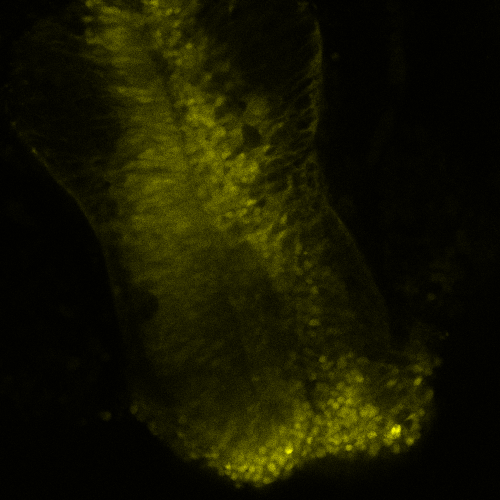
%> input picture Figure 7 - Spatial period analysis/Fig 7A-B - Image analysis pipeline/data/Exp1_2023_10_13/LatA 100nM/Slice 2/Lat A 100nM Slice2 z18.png, 1000 x 1000 px (shown at 1/2 size)
$ octave Slice2_100nM.m   (GNU Octave 9; MATLAB toolbox functions it lacks are replaced by stand-ins)
%> lines starting %> are read from the running program, lines starting %| are printed output that depends on the picture
clear, clc, close all

polyNum = 4;

%% load data and rotate
imag=imread('Lat A 100nM Slice2 z18.png');
%> imag is the input picture: size 1000x1000x3 uint8; mean R, G, B 21.7, 21.7, 0
dx=1/2.35; % Magnification factor pixels/um
figure(1), clf, subplot(121), imshow(imag)
title('Raw data')
im=imrotate(imag,160,'bilinear','crop');
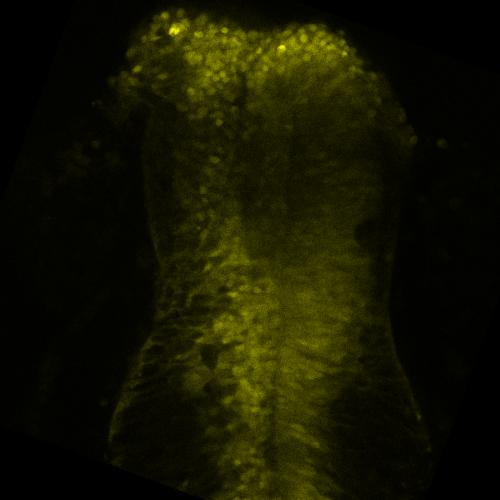
%> im: size 1000x1000x3 uint8 (shown at 1/2 size); mean R, G, B 20.8, 20.8, 0
figure(1), subplot(122), imshow(im)
title('Rotated image')

%left roi
left_x = 200;
left_y = 450;
left_w = 20;
left_h = 480;

rectangle('Position',[left_x, left_y, left_w, left_h],...
          'Curvature',[0,0],...
         'LineWidth',1, 'EdgeColor','w')

%right roi
right_x = 580;
right_y = left_y;
right_w = 20;
right_h = left_h;

rectangle('Position',[right_x, right_y, right_w, right_h],...
          'Curvature',[0,0],...
         'LineWidth',1, 'EdgeColor','w')
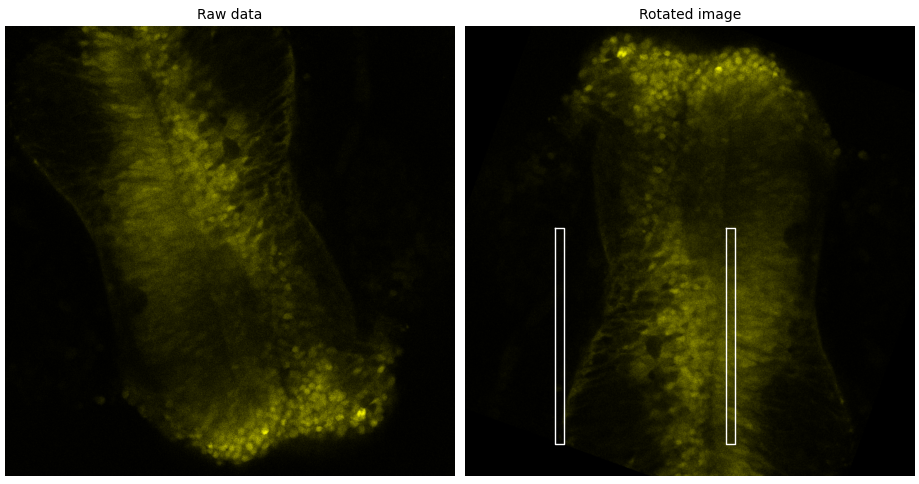
%> figure redrawn from the program's plot data, 2 panels


% Crop to region of interest

roi_left=im(left_y:left_y+left_h, left_x:left_x+left_w);
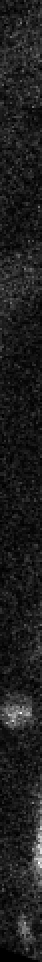
%> roi_left: size 481x21 uint8 (shown 2 times larger); min 0, max 37, mean 4.4; drawn with min black and max white

x_image_plot = linspace(0, left_h*dx, size(roi_left, 1));
%> x_image_plot = 481 values from 0 to 204.3
y_image_plot = linspace(0, left_h*dx, size(roi_left, 2));
%> y_image_plot = 21 values from 0 to 204.3

figure(2), subplot(241), imagesc(roi_left), title('Left side'), axis equal, xlim([0 size(roi_left,2)]);
% set(gca, 'XTick', x_image_plot)


roi_right=im(right_y:right_y+right_h, right_x:right_x+right_w);
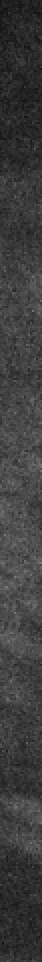
%> roi_right: size 481x21 uint8 (shown 2 times larger); min 16, max 121, mean 60.8
subplot(245), imagesc(roi_right), title('Right side'), axis equal, xlim([0 size(roi_left,2)]);
colormap(jet)
%%
% get the mean across DV
% figure(10)
% plot(double(roi_left')); hold on
% plot(mean(double(roi_left')))
venus_left=mean(double(roi_left'));
%> venus_left = 481 values, max 15.52 at index 358, min 0.333 at index 481, mean 4.43
venus_right=mean(double(roi_right'));
%> venus_right = 481 values, max 89.57 at index 282, min 30.33 at index 7, mean 60.79
xl=[1:numel(venus_left)]*dx; % distance vect
%> xl = 481 values from 0.426 to 204.7
xr=[1:numel(venus_right)]*dx;
%> xr = 481 values from 0.426 to 204.7

% plot the data
figure(2),subplot(2,4,2),plot(xl,venus_left),hold on
xlabel('Distance (um)'), ylabel('Fluorescent Intensity');
% estimate trend
p = polyfit(xl,venus_left,polyNum);
%> p = [-6.54e-08 2.51e-05 -0.00278 0.0766 4.59]
fit = polyval(p,xl);
%> fit = 481 values, max 5.99 at index 416, min 2.96 at index 219, mean 4.43
plot(xl,fit,'r'), title('Detrending line');
% acf of detrended
% get the ACF of mean venus
venus_left=venus_left-fit;
%> venus_left = 481 values, max 10.31 at index 358, min -3.82 at index 481, mean -5.74e-15
subplot(243), plot(xl,venus_left,'r');
%> after `plot(xl,venus_left,'r')`:
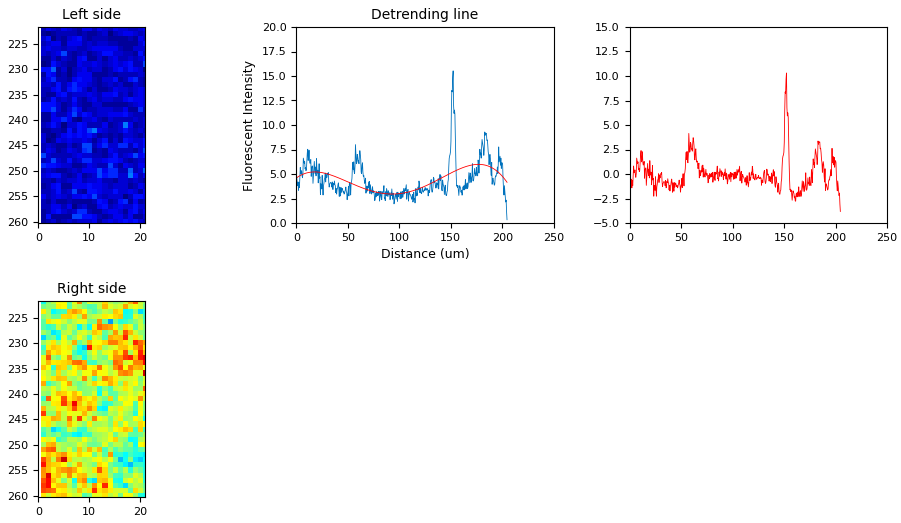
%> figure redrawn from the program's plot data, 4 panels
[r_left, lags]=xcorr(venus_left);
%> r_left = 961 values, max 1280.7 at index 481, min -260.6 at index 430, mean 7.1e-16; lags = 961 values from -480 to 480
% apply some smoothing to acf-optional
%> (the run ends here)

$ run again, with Figure 7 - Spatial period analysis/Fig 7A-B - Image analysis pipeline/data/Exp1_2023_10_13/LatA 100nM/Slice 2/Lat A 100nM Slice2 z13.png copied over Figure 7 - Spatial period analysis/Fig 7A-B - Image analysis pipeline/data/Exp1_2023_10_13/LatA 100nM/Slice 2/Lat A 100nM Slice2 z18.png
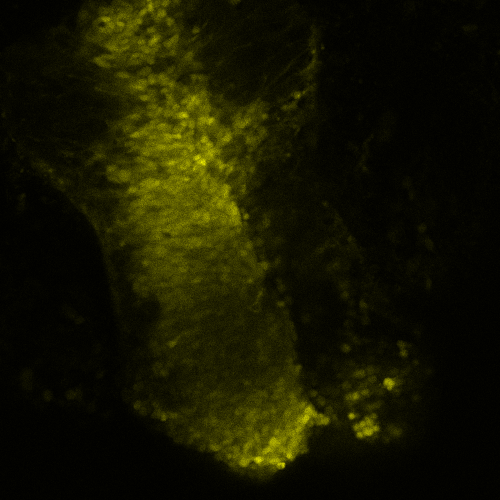
%> input picture Figure 7 - Spatial period analysis/Fig 7A-B - Image analysis pipeline/data/Exp1_2023_10_13/LatA 100nM/Slice 2/Lat A 100nM Slice2 z13.png, 1000 x 1000 px (shown at 1/2 size)
%> imag is the input picture: size 1000x1000x3 uint8; mean R, G, B 21.8, 21.8, 0
%> `roi_right=im(right_y:right_y+right_h, right_x:right_x+right_w);`:
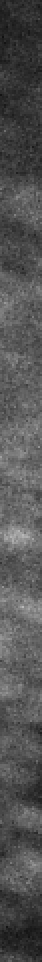
%> roi_right: size 481x21 uint8 (shown 2 times larger); min 17, max 185, mean 82.9
%> `venus_left=mean(double(roi_left'));`: venus_left = 481 values, max 13.05 at index 175, min 0.19 at index 481, mean 5.29
%> venus_right = 481 values, max 147.8 at index 269, min 31.57 at index 468, mean 82.87
%> p = [-3.12e-08 1.3e-05 -0.0017 0.0753 4.53]
%> fit = 481 values, max 5.75 at index 413, min 4.56 at index 1, mean 5.29
%> `venus_left=venus_left-fit;`: venus_left = 481 values, max 7.96 at index 175, min -4.78 at index 481, mean -2.19e-15
%> `plot(xl,venus_left,'r')`:
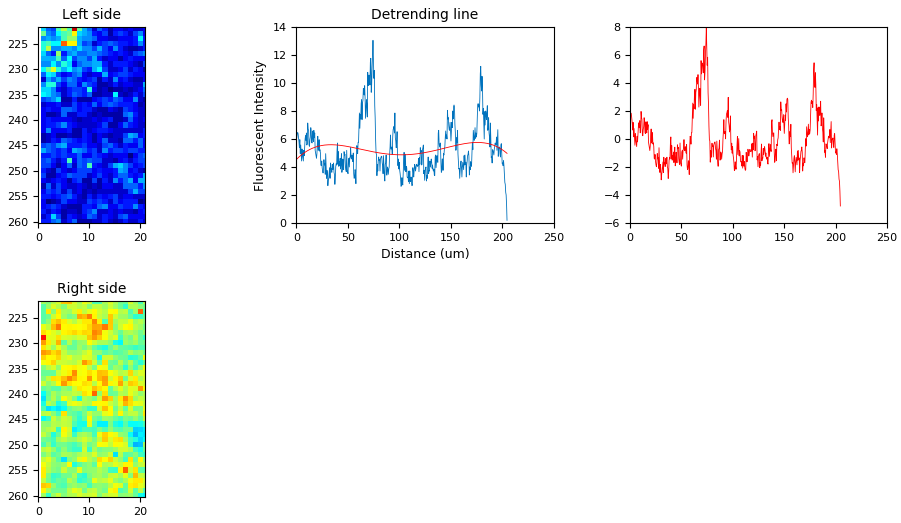
%> figure redrawn from the program's plot data, 4 panels
%> r_left = 961 values, max 1688.1 at index 481, min -526.2 at index 393, mean -1.42e-15; lags = 961 values from -480 to 480
